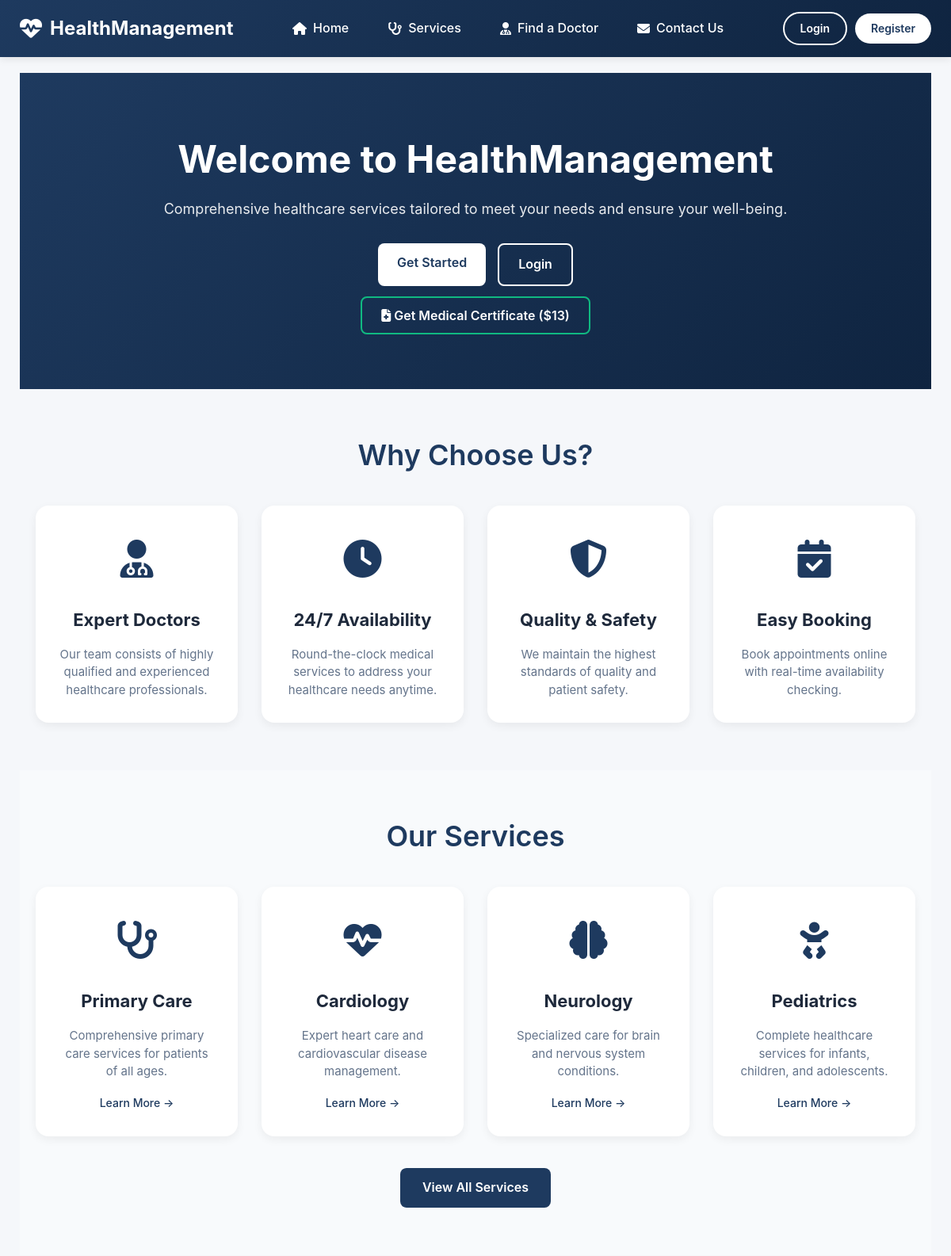
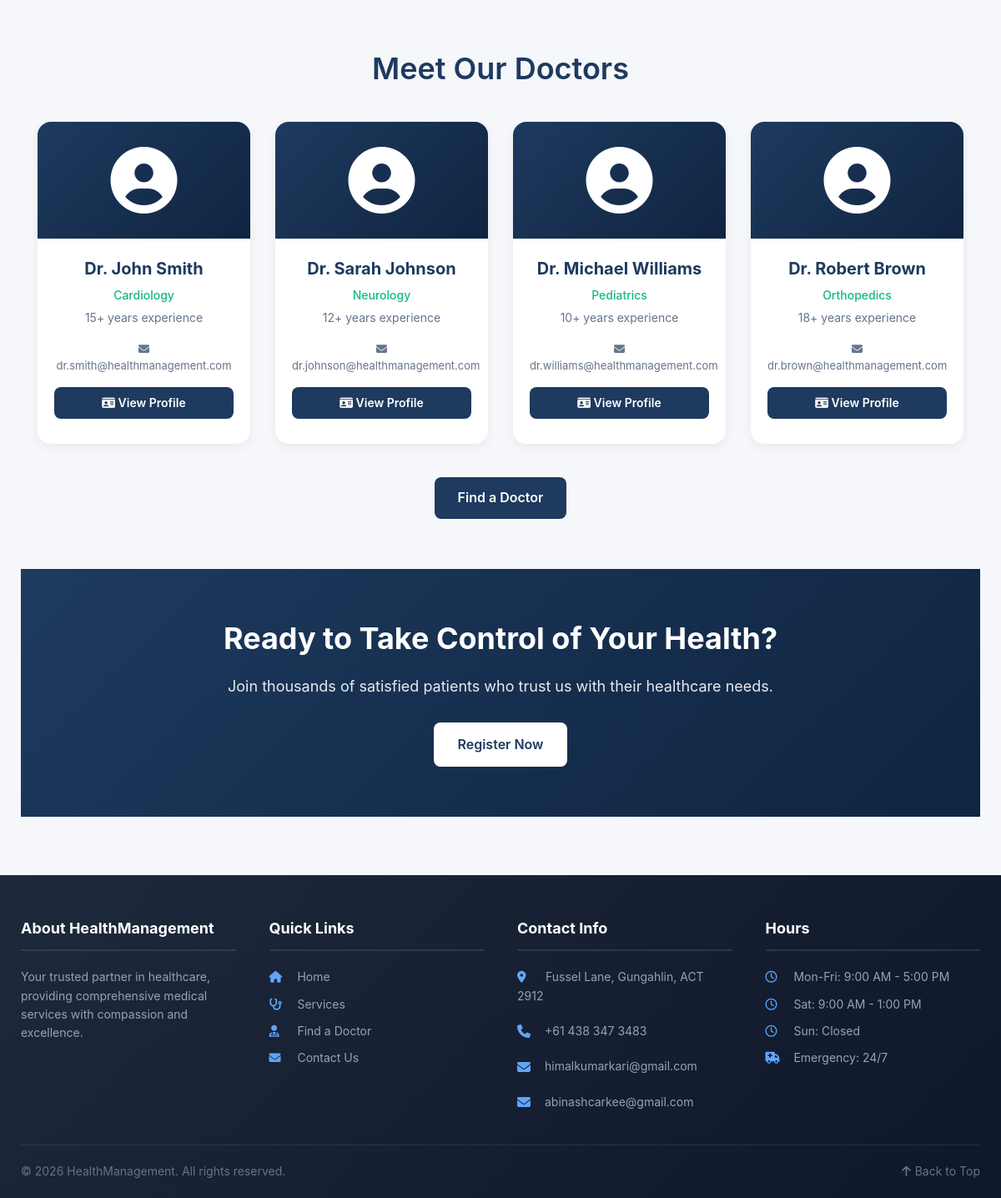
The page / on the database its author committed (2 pictures, top to bottom).
### tables this page shows
CREATE TABLE `doctors` (
  `doctorId` int(11) NOT NULL,
  `staffId` int(11) NOT NULL,
  `specialization` varchar(100) DEFAULT NULL,
  `consultationFee` decimal(10,2) DEFAULT NULL,
  `yearsOfExperience` int(11) DEFAULT NULL,
  `education` text DEFAULT NULL,
  `biography` text DEFAULT NULL,
  `isAvailable` tinyint(1) DEFAULT 1
);

CREATE TABLE `users` (
  `userId` int(11) NOT NULL,
  `username` varchar(50) NOT NULL,
  `passwordHash` varchar(255) NOT NULL,
  `email` varchar(100) NOT NULL,
  `firstName` varchar(50) NOT NULL,
  `lastName` varchar(50) NOT NULL,
  `phoneNumber` varchar(20) DEFAULT NULL,
  `role` enum('patient','staff','nurse','doctor','admin','accountant') DEFAULT 'patient',
  `isVerified` tinyint(1) DEFAULT 0,
  `verificationCode` varchar(64) DEFAULT NULL,
  `resetToken` varchar(64) DEFAULT NULL,
  `resetExpiry` datetime DEFAULT NULL,
  `dateCreated` datetime DEFAULT current_timestamp(),
  `lastLogin` datetime DEFAULT NULL
);

### includes/auth.php (called while the page is built, shortened)
<?php
function isLoggedIn() {
    return isset($_SESSION['user_id']) && !empty($_SESSION['user_id']);
}

### index.php (the view, shortened to what this page needs)
<?php
require_once 'includes/config.php';
require_once 'includes/auth.php';
$extraCSS = '<link rel="stylesheet" href="css/root.css">';
include 'includes/header.php';
$featuredDoctors = [];
try {
    $checkTable = $pdo->query("SHOW TABLES LIKE 'doctors'");
    if ($checkTable->rowCount() > 0) {
        $stmt = $pdo->query("
            SELECT u.firstName, u.lastName, d.specialization, d.yearsOfExperience, d.doctorId, u.email
            FROM doctors d
            JOIN staff s ON d.staffId = s.staffId
            JOIN users u ON s.userId = u.userId
            WHERE d.isAvailable = 1
            LIMIT 4
        ");
        $featuredDoctors = $stmt->fetchAll();
    }
} catch (Exception $e) {
    $featuredDoctors = [];
}
?>
<section class="hero-section">
    <div class="hero-container">
        <h1 class="hero-title">Welcome to HealthManagement</h1>
        <p class="hero-subtitle">Comprehensive healthcare services tailored to meet your needs and ensure your well-being.</p>
        <div class="hero-buttons">
            <?php if (isLoggedIn()): ?>
                <a href="dashboard.php" class="hero-btn hero-btn-primary">Go to Dashboard</a>
            <?php else: ?>
                <a href="register.php" class="hero-btn hero-btn-primary">Get Started</a>
                <a href="login.php" class="hero-btn hero-btn-outline">Login</a>
            <?php endif; ?>
        </div>
        <div style="margin-top: 25px;">
    <a href="medical-certificate.php" class="hero-btn hero-btn-outline" style="border-color: #10b981; color: #10b981;">
        <i class="fas fa-file-medical"></i> Get Medical Certificate ($13)
    </a>
</div>
    </div>
</section>
<section style="padding: 60px 0;">
    <div style="max-width: 1200px; margin: 0 auto; padding: 0 20px;">
        <h2 class="section-title">Why Choose Us?</h2>
        <div class="features-grid">
            <div class="feature-card">
                <div class="feature-icon"><i class="fas fa-user-md"></i></div>
                <h3>Expert Doctors</h3>
                <p>Our team consists of highly qualified and experienced healthcare professionals.</p>
            </div>
            <div class="feature-card">
                <div class="feature-icon"><i class="fas fa-clock"></i></div>
                <h3>24/7 Availability</h3>
                <p>Round-the-clock medical services to address your healthcare needs anytime.</p>
            </div>
            <div class="feature-card">
                <div class="feature-icon"><i class="fas fa-shield-alt"></i></div>
                <h3>Quality & Safety</h3>
                <p>We maintain the highest standards of quality and patient safety.</p>
            </div>
            <div class="feature-card">
                <div class="feature-icon"><i class="fas fa-calendar-check"></i></div>
                <h3>Easy Booking</h3>
                <p>Book appointments online with real-time availability checking.</p>
            </div>
        </div>
    </div>
</section>
<section style="padding: 60px 0; background: #f8fafc;">
    <div style="max-width: 1200px; margin: 0 auto; padding: 0 20px;">
        <h2 class="section-title">Our Services</h2>
        <div class="services-grid">
            <div class="service-card">
                <div class="service-icon"><i class="fas fa-stethoscope"></i></div>
                <h3>Primary Care</h3>
                <p>Comprehensive primary care services for patients of all ages.</p>
                <a href="services.php" class="service-link">Learn More →</a>
            </div>
            <div class="service-card">
                <div class="service-icon"><i class="fas fa-heartbeat"></i></div>
                <h3>Cardiology</h3>
                <p>Expert heart care and cardiovascular disease management.</p>
                <a href="services.php" class="service-link">Learn More →</a>
            </div>
            <div class="service-card">
                <div class="service-icon"><i class="fas fa-brain"></i></div>
                <h3>Neurology</h3>
                <p>Specialized care for brain and nervous system conditions.</p>
                <a href="services.php" class="service-link">Learn More →</a>
            </div>
            <div class="service-card">
                <div class="service-icon"><i class="fas fa-baby"></i></div>
                <h3>Pediatrics</h3>
                <p>Complete healthcare services for infants, children, and adolescents.</p>
                <a href="services.php" class="service-link">Learn More →</a>
            </div>
        </div>
        <div class="view-all-container">
            <a href="services.php" class="view-all-btn">View All Services</a>
        </div>
    </div>
</section>
<?php if (!empty($featuredDoctors)): ?>
<section style="padding: 60px 0;">
    <div style="max-width: 1200px; margin: 0 auto; padding: 0 20px;">
        <h2 class="section-title">Meet Our Doctors</h2>
        <div class="doctors-grid">
            <?php foreach ($featuredDoctors as $doctor): ?>
                <div class="doctor-card">
                    <div class="doctor-avatar">
                        <i class="fas fa-user-circle"></i>
                    </div>
                    <div class="doctor-info">
                        <h3>Dr. <?php echo htmlspecialchars($doctor['firstName'] . ' ' . $doctor['lastName']); ?></h3>
                        <p class="doctor-specialty"><?php echo htmlspecialchars($doctor['specialization']); ?></p>
                        <p class="doctor-experience"><?php echo $doctor['yearsOfExperience']; ?>+ years experience</p>
                        <p style="color: #64748b; font-size: 13px; margin-bottom: 15px;">
                            <i class="fas fa-envelope"></i> <?php echo htmlspecialchars($doctor['email']); ?>
                        </p>
                        <a href="doctor-profile.php?id=<?php echo $doctor['doctorId']; ?>" class="view-all-btn" style="padding: 8px 16px; font-size: 14px; margin-bottom: 10px; display: block;">
                            <i class="fas fa-id-card"></i> View Profile
                        </a>
                    </div>
                </div>
            <?php endforeach; ?>
        </div>
        <div class="view-all-container">
            <a href="doctors.php" class="view-all-btn">Find a Doctor</a>
        </div>
    </div>
</section>
<?php endif; ?>
<section class="cta-section">
    <div class="cta-container">
        <h2 class="cta-title">Ready to Take Control of Your Health?</h2>
        <p class="cta-subtitle">Join thousands of satisfied patients who trust us with their healthcare needs.</p>
        <?php if (!isLoggedIn()): ?>
            <a href="register.php" class="cta-btn">Register Now</a>
        <?php else: ?>
            <a href="patient/appointments.php" class="cta-btn">Book Appointment</a>
        <?php endif; ?>
    </div>
</section>
<?php include 'includes/footer.php'; ?>

### css/style.css (style rules this page uses)
* { margin: 0; padding: 0; box-sizing: border-box; }
body { font-family: -apple-system, BlinkMacSystemFont, 'Segoe UI', Roboto, 'Helvetica Neue', Arial, sans-serif; line-height: 1.6; color: #333; background-color: #f5f7fa; }
.hero-buttons { display: flex; gap: 15px; justify-content: center; }
.section-title { text-align: center; font-size: 36px; margin-bottom: 40px; color: #1a75bc; }
.features-grid, .services-grid { display: grid; grid-template-columns: repeat(auto-fit, minmax(250px, 1fr)); gap: 30px; }
.feature-card, .service-card { background: white; padding: 30px; border-radius: 12px; text-align: center; box-shadow: 0 3px 15px rgba(0,0,0,0.08); transition: transform 0.3s ease; }
.feature-icon, .service-icon { font-size: 48px; color: #1a75bc; margin-bottom: 20px; }
.feature-card h3, .service-card h3 { margin-bottom: 15px; color: #333; }
.doctors-grid { display: grid; grid-template-columns: repeat(auto-fit, minmax(280px, 1fr)); gap: 30px; }
.doctor-card { background: white; border-radius: 16px; overflow: hidden; box-shadow: 0 3px 15px rgba(0,0,0,0.08); transition: transform 0.3s ease; text-align: center; }
.doctor-avatar { background: linear-gradient(135deg, #1a75bc 0%, #0a4299 100%); padding: 30px 0; }
.doctor-avatar i { font-size: 80px; color: white; }
.doctor-info { padding: 20px; }
.doctor-info h3 { color: #1a75bc; margin-bottom: 5px; }
.doctor-specialty { color: #28a745; font-weight: 500; margin-bottom: 5px; }
.doctor-experience { color: #666; font-size: 14px; margin-bottom: 15px; }
.page-header h1 , .dashboard-header h1, .page-title, h1 { font-weight: 700 !important; text-shadow: none !important; }
.section-title, .card-header h3, .stats-section h2 { font-weight: 600 !important; }

### rows shown on the page
doctors: users.firstName+lastName "John Smith", specialization "Cardiology", yearsOfExperience "15", users.email "dr.smith@healthmanagement.com"
doctors: users.firstName+lastName "Sarah Johnson", specialization "Neurology", yearsOfExperience "12", users.email "dr.johnson@healthmanagement.com"
doctors: users.firstName+lastName "Michael Williams", specialization "Pediatrics", yearsOfExperience "10", users.email "dr.williams@healthmanagement.com"
doctors: users.firstName+lastName "Robert Brown", specialization "Orthopedics", yearsOfExperience "18", users.email "dr.brown@healthmanagement.com"
